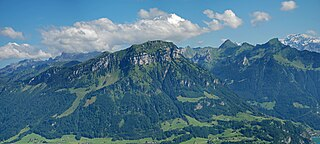
#> input picture python/test_data/mountain_texture.jpg, 320 x 144 px
$ python generate_test_frames_natural.py
#> lines starting #> are read from the running program, lines starting #| are printed output that depends on the picture
#!/usr/bin/env python3
# python/generate_test_frames_natural.py
"""Generate test frames using natural image patterns."""

import argparse
from pathlib import Path
from typing import Any

import numpy as np
from numpy.typing import NDArray
from PIL import Image

# Cache directory for image(s)
SCRIPT_DIR = Path(__file__).resolve().parent
CACHE_DIR = SCRIPT_DIR / "test_data"
CACHED_IMAGE = CACHE_DIR / "mountain_texture.jpg"


def load_test_image() -> np.ndarray:
    """Load the cached natural texture image."""
    if not CACHED_IMAGE.exists():
        raise FileNotFoundError(
            f"Natural texture image not found at {CACHED_IMAGE}. "
            "Please ensure mountain_texture.jpg exists in python/test_data/"
        )

    img = Image.open(CACHED_IMAGE).convert("L")
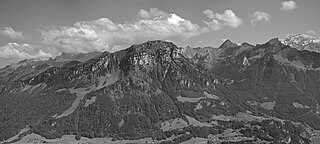
#> img: PIL image 320x144 L; min 10, max 255, mean 108.2
    return np.array(img, dtype=np.uint8)


def generate_natural_pattern(width: int = 320, height: int = 240) -> NDArray[np.uint8]:
    """
    Create a textured pattern from an image of the alps.

    Alternative: Use OpenCV's structured patterns.
    """
    # Load image
    try:
        img = load_test_image()
        # Crop/resize to desired dimensions
        img_resized = Image.fromarray(img).resize((width, height))
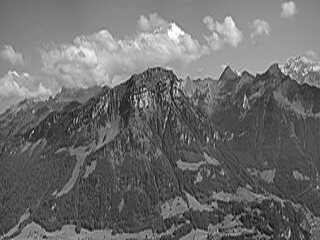
#> img_resized: PIL image 320x240 L; min 11, max 255, mean 108.2
        return np.array(img_resized, dtype=np.uint8)
    except Exception as e:
        print(f"Error loading natural image: {e}")
        print("Falling back to synthetic pattern...")
        return generate_smooth_synthetic(width, height)


def generate_smooth_synthetic(width: int, height: int) -> NDArray[np.uint8]:
    """Create smooth synthetic texture using sum of sinusoids."""
    x = np.linspace(0, 4 * np.pi, width)
    y = np.linspace(0, 3 * np.pi, height)
    X, Y = np.meshgrid(x, y)

    # Multiple frequency components for rich texture
    pattern = (
        128
        + 50 * np.sin(X) * np.cos(Y)
        + 30 * np.cos(2 * X + 0.5) * np.sin(1.5 * Y)
        + 20 * np.sin(3 * X - 0.3) * np.cos(2.5 * Y + 0.7)
    )

    clipped: NDArray[Any] = np.clip(pattern, 0, 255)
    return clipped.astype(np.uint8)


def apply_motion(frame: np.ndarray, dx: float, dy: float) -> NDArray[np.uint8]:
    """Apply sub-pixel motion using bilinear interpolation."""
#> called with dx = 2, dy = 0
    from scipy.ndimage import shift

    # Negative because pattern moves, not viewport
    shifted: NDArray[Any] = shift(frame, (dy, dx), order=1, mode="constant", cval=128)
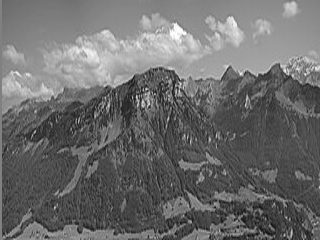
#> shifted: shape (240, 320); min 11, max 255, mean 108.3
    return shifted.astype(np.uint8)


def main() -> None:
    """Generate test frames with smooth patterns."""
    parser = argparse.ArgumentParser()
    parser.add_argument("--displacement-x", type=float, default=2.0)
    parser.add_argument("--displacement-y", type=float, default=0.0)
    parser.add_argument("--width", type=int, default=320)
    parser.add_argument("--height", type=int, default=240)
    parser.add_argument("--output-dir", type=str, default="tb/test_frames")
    parser.add_argument(
        "--use-synthetic",
        action="store_true",
        help="Use synthetic pattern (for debug)",
    )

    args = parser.parse_args()

    output_dir = Path(args.output_dir)
    output_dir.mkdir(parents=True, exist_ok=True)

    print(f"Generating {args.width}x{args.height} test frames...")
    print(f"Motion vector: ({args.displacement_x}, {args.displacement_y}) pixels")
    print(f"Pattern type: {'Smooth synthetic' if args.use_synthetic else 'Natural'}")

    # Generate base pattern
    if args.use_synthetic:
        frame_0 = generate_smooth_synthetic(args.width, args.height)
    else:
        frame_0 = generate_natural_pattern(args.width, args.height)

    # Apply motion to create frame 1
    frame_1 = apply_motion(frame_0, args.displacement_x, args.displacement_y)

    # Save as binary
    frame_0.tofile(output_dir / "frame_00.bin")
    frame_1.tofile(output_dir / "frame_01.bin")

    # Save as .mem for Verilog
    with open(output_dir / "frame_00.mem", "w") as f:
        for val in frame_0.flatten():
            f.write(f"{val:02x}\n")
#> this loop made 76800 passes
#> val on passes 1 to 3: 102, 103, 104

    with open(output_dir / "frame_01.mem", "w") as f:
        for val in frame_1.flatten():
            f.write(f"{val:02x}\n")
#> this loop made 76800 passes
#> val on passes 1 to 3: 128, 128, 102

    print(f"\nSaved: {output_dir}/frame_00.bin")
    print(f"Saved: {output_dir}/frame_01.bin")
    print(f"Saved: {output_dir}/frame_00.mem")
    print(f"Saved: {output_dir}/frame_01.mem")

    # Statistics
    print("\nFrame statistics:")
    print(f"  Mean intensity: {np.mean(frame_0):.1f}")
#|   Mean intensity: 108.2
    print(f"  Std dev: {np.std(frame_0):.1f}")
#|   Std dev: 41.9
    print(f"  Min/Max: {np.min(frame_0)}/{np.max(frame_0)}")
#|   Min/Max: 11/255


if __name__ == "__main__":
    main()
